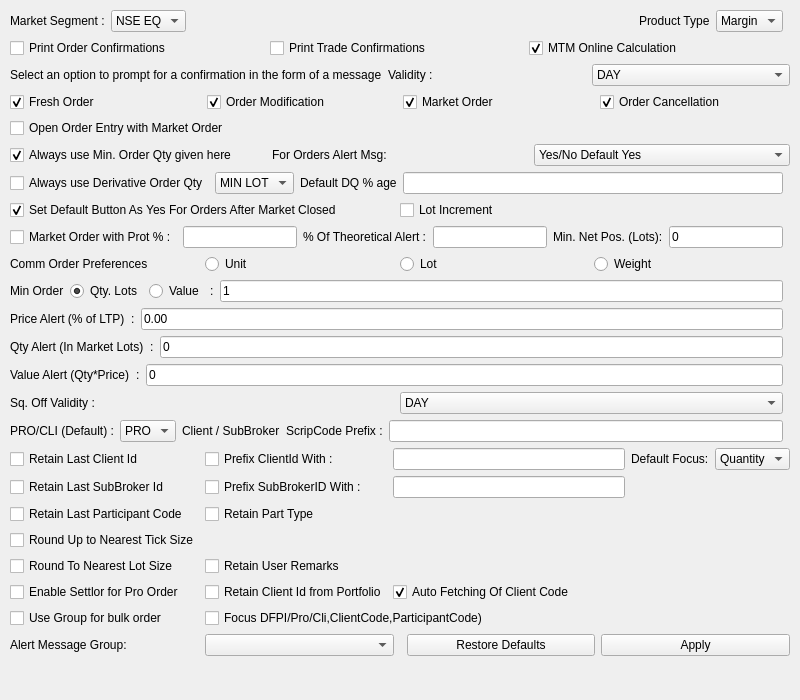
<?xml version="1.0" encoding="UTF-8"?>
<ui version="4.0">
 <class>PreferencesOrderTab</class>
 <widget class="QWidget" name="PreferencesOrderTab">
  <property name="geometry">
   <rect><x>0</x><y>0</y><width>800</width><height>700</height></rect>
  </property>
  <property name="windowTitle">
   <string>Order</string>
  </property>
  <layout class="QVBoxLayout" name="verticalLayout_order">
   <property name="spacing"><number>6</number></property>
   <property name="leftMargin"><number>10</number></property>
   <property name="topMargin"><number>10</number></property>
   <property name="rightMargin"><number>10</number></property>
   <property name="bottomMargin"><number>10</number></property>
   
   <!-- Top Row: Market Segment and Product Type -->
   <item>
    <layout class="QHBoxLayout" name="horizontalLayout_orderTop">
     <item>
      <widget class="QLabel" name="label_marketSegmentOrder">
       <property name="text"><string>Market Segment :</string></property>
      </widget>
     </item>
     <item>
      <widget class="QComboBox" name="comboBox_marketSegmentOrder">
       <item><property name="text"><string>NSE EQ</string></property></item>
       <item><property name="text"><string>NSE FO</string></property></item>
       <item><property name="text"><string>BSE EQ</string></property></item>
      </widget>
     </item>
     <item><spacer name="horizontalSpacer_order1"><property name="orientation"><enum>Qt::Horizontal</enum></property><property name="sizeHint"><size><width>40</width><height>20</height></size></property></spacer></item>
     <item>
      <widget class="QLabel" name="label_productTypeOrder">
       <property name="text"><string>Product Type</string></property>
      </widget>
     </item>
     <item>
      <widget class="QComboBox" name="comboBox_productTypeOrder">
       <item><property name="text"><string>Margin</string></property></item>
       <item><property name="text"><string>CNC</string></property></item>
       <item><property name="text"><string>MIS</string></property></item>
      </widget>
     </item>
     <item><spacer name="horizontalSpacer_order2"><property name="orientation"><enum>Qt::Horizontal</enum></property></spacer></item>
    </layout>
   </item>
   
   <!-- Print Confirmations Row -->
   <item>
    <layout class="QHBoxLayout" name="horizontalLayout_printConfirm">
     <item>
      <widget class="QCheckBox" name="checkBox_printOrderConfirm">
       <property name="text"><string>Print Order Confirmations</string></property>
      </widget>
     </item>
     <item>
      <widget class="QCheckBox" name="checkBox_printTradeConfirm">
       <property name="text"><string>Print Trade Confirmations</string></property>
      </widget>
     </item>
     <item>
      <widget class="QCheckBox" name="checkBox_mtmOnline">
       <property name="text"><string>MTM Online Calculation</string></property>
       <property name="checked"><bool>true</bool></property>
      </widget>
     </item>
     <item><spacer name="horizontalSpacer_order3"><property name="orientation"><enum>Qt::Horizontal</enum></property></spacer></item>
    </layout>
   </item>
   
   <!-- Message Prompt Section -->
   <item>
    <layout class="QHBoxLayout" name="horizontalLayout_messagePrompt">
     <item>
      <widget class="QLabel" name="label_messagePrompt">
       <property name="text"><string>Select an option to prompt for a confirmation in the form of a message</string></property>
      </widget>
     </item>
     <item>
      <widget class="QLabel" name="label_validity">
       <property name="text"><string>Validity :</string></property>
      </widget>
     </item>
     <item>
      <widget class="QComboBox" name="comboBox_validity">
       <item><property name="text"><string>DAY</string></property></item>
       <item><property name="text"><string>IOC</string></property></item>
       <item><property name="text"><string>GTD</string></property></item>
      </widget>
     </item>
    </layout>
   </item>
   
   <!-- Order Type Checkboxes -->
   <item>
    <layout class="QHBoxLayout" name="horizontalLayout_orderTypes">
     <item>
      <widget class="QCheckBox" name="checkBox_freshOrder">
       <property name="text"><string>Fresh Order</string></property>
       <property name="checked"><bool>true</bool></property>
      </widget>
     </item>
     <item>
      <widget class="QCheckBox" name="checkBox_orderModification">
       <property name="text"><string>Order Modification</string></property>
       <property name="checked"><bool>true</bool></property>
      </widget>
     </item>
     <item>
      <widget class="QCheckBox" name="checkBox_marketOrder">
       <property name="text"><string>Market Order</string></property>
       <property name="checked"><bool>true</bool></property>
      </widget>
     </item>
     <item>
      <widget class="QCheckBox" name="checkBox_orderCancellation">
       <property name="text"><string>Order Cancellation</string></property>
       <property name="checked"><bool>true</bool></property>
      </widget>
     </item>
    </layout>
   </item>
   
   <item>
    <widget class="QCheckBox" name="checkBox_openOrderEntryMarket">
     <property name="text"><string>Open Order Entry with Market Order</string></property>
    </widget>
   </item>
   
   <!-- Always use Min. Order Qty -->
   <item>
    <layout class="QHBoxLayout" name="horizontalLayout_minOrderQty">
     <item>
      <widget class="QCheckBox" name="checkBox_alwaysUseMinQty">
       <property name="text"><string>Always use Min. Order Qty given here</string></property>
       <property name="checked"><bool>true</bool></property>
      </widget>
     </item>
     <item>
      <widget class="QLabel" name="label_forOrdersAlert">
       <property name="text"><string>For Orders Alert Msg:</string></property>
      </widget>
     </item>
     <item>
      <widget class="QComboBox" name="comboBox_forOrdersAlert">
       <item><property name="text"><string>Yes/No Default Yes</string></property></item>
       <item><property name="text"><string>Yes/No Default No</string></property></item>
      </widget>
     </item>
    </layout>
   </item>
   
   <!-- Derivative Order Qty -->
   <item>
    <layout class="QHBoxLayout" name="horizontalLayout_derivativeQty">
     <item>
      <widget class="QCheckBox" name="checkBox_alwaysUseDerivativeQty">
       <property name="text"><string>Always use Derivative Order Qty</string></property>
      </widget>
     </item>
     <item>
      <widget class="QComboBox" name="comboBox_minLot">
       <item><property name="text"><string>MIN LOT</string></property></item>
      </widget>
     </item>
     <item>
      <widget class="QLabel" name="label_defaultDQ">
       <property name="text"><string>Default DQ % age</string></property>
      </widget>
     </item>
     <item>
      <widget class="QLineEdit" name="lineEdit_defaultDQ">
       <property name="maximumWidth"><number>80</number></property>
      </widget>
     </item>
     <item><spacer name="horizontalSpacer_order4"><property name="orientation"><enum>Qt::Horizontal</enum></property></spacer></item>
    </layout>
   </item>
   
   <!-- Set Default Button and Lot Increment -->
   <item>
    <layout class="QHBoxLayout" name="horizontalLayout_defaultButton">
     <item>
      <widget class="QCheckBox" name="checkBox_setDefaultYes">
       <property name="text"><string>Set Default Button As Yes For Orders After Market Closed</string></property>
       <property name="checked"><bool>true</bool></property>
      </widget>
     </item>
     <item>
      <widget class="QCheckBox" name="checkBox_lotIncrement">
       <property name="text"><string>Lot Increment</string></property>
      </widget>
     </item>
     <item><spacer name="horizontalSpacer_order5"><property name="orientation"><enum>Qt::Horizontal</enum></property></spacer></item>
    </layout>
   </item>
   
   <!-- Market Order with Prot -->
   <item>
    <layout class="QHBoxLayout" name="horizontalLayout_marketOrderProt">
     <item>
      <widget class="QCheckBox" name="checkBox_marketOrderProt">
       <property name="text"><string>Market Order with Prot % :</string></property>
      </widget>
     </item>
     <item>
      <widget class="QLineEdit" name="lineEdit_protPercent">
       <property name="maximumWidth"><number>60</number></property>
      </widget>
     </item>
     <item>
      <widget class="QLabel" name="label_theoreticalAlert">
       <property name="text"><string>% Of Theoretical Alert :</string></property>
      </widget>
     </item>
     <item>
      <widget class="QLineEdit" name="lineEdit_theoreticalAlert">
       <property name="maximumWidth"><number>60</number></property>
      </widget>
     </item>
     <item>
      <widget class="QLabel" name="label_minNetPos">
       <property name="text"><string>Min. Net Pos. (Lots):</string></property>
      </widget>
     </item>
     <item>
      <widget class="QLineEdit" name="lineEdit_minNetPos">
       <property name="text"><string>0</string></property>
       <property name="maximumWidth"><number>60</number></property>
      </widget>
     </item>
     <item><spacer name="horizontalSpacer_order6"><property name="orientation"><enum>Qt::Horizontal</enum></property></spacer></item>
    </layout>
   </item>
   
   <!-- Comm Order Preferences -->
   <item>
    <layout class="QHBoxLayout" name="horizontalLayout_commOrder">
     <item>
      <widget class="QLabel" name="label_commOrderPref">
       <property name="text"><string>Comm Order Preferences</string></property>
      </widget>
     </item>
     <item>
      <widget class="QRadioButton" name="radioButton_unit">
       <property name="text"><string>Unit</string></property>
      </widget>
     </item>
     <item>
      <widget class="QRadioButton" name="radioButton_lot">
       <property name="text"><string>Lot</string></property>
      </widget>
     </item>
     <item>
      <widget class="QRadioButton" name="radioButton_weight">
       <property name="text"><string>Weight</string></property>
      </widget>
     </item>
     <item><spacer name="horizontalSpacer_order7"><property name="orientation"><enum>Qt::Horizontal</enum></property></spacer></item>
    </layout>
   </item>
   
   <!-- Min Order -->
   <item>
    <layout class="QHBoxLayout" name="horizontalLayout_minOrder">
     <item>
      <widget class="QLabel" name="label_minOrder">
       <property name="text"><string>Min Order</string></property>
      </widget>
     </item>
     <item>
      <widget class="QRadioButton" name="radioButton_qtyLots">
       <property name="text"><string>Qty. Lots</string></property>
       <property name="checked"><bool>true</bool></property>
      </widget>
     </item>
     <item>
      <widget class="QRadioButton" name="radioButton_value">
       <property name="text"><string>Value</string></property>
      </widget>
     </item>
     <item>
      <widget class="QLabel" name="label_colon1">
       <property name="text"><string>:</string></property>
      </widget>
     </item>
     <item>
      <widget class="QLineEdit" name="lineEdit_minOrderValue">
       <property name="text"><string>1</string></property>
       <property name="maximumWidth"><number>60</number></property>
      </widget>
     </item>
     <item><spacer name="horizontalSpacer_order8"><property name="orientation"><enum>Qt::Horizontal</enum></property></spacer></item>
    </layout>
   </item>
   
   <!-- Price Alert -->
   <item>
    <layout class="QHBoxLayout" name="horizontalLayout_priceAlert">
     <item>
      <widget class="QLabel" name="label_priceAlert">
       <property name="text"><string>Price Alert (% of LTP)</string></property>
      </widget>
     </item>
     <item>
      <widget class="QLabel" name="label_colon2">
       <property name="text"><string>:</string></property>
      </widget>
     </item>
     <item>
      <widget class="QLineEdit" name="lineEdit_priceAlert">
       <property name="text"><string>0.00</string></property>
       <property name="maximumWidth"><number>80</number></property>
      </widget>
     </item>
     <item><spacer name="horizontalSpacer_order9"><property name="orientation"><enum>Qt::Horizontal</enum></property></spacer></item>
    </layout>
   </item>
   
   <!-- Qty Alert -->
   <item>
    <layout class="QHBoxLayout" name="horizontalLayout_qtyAlert">
     <item>
      <widget class="QLabel" name="label_qtyAlert">
       <property name="text"><string>Qty Alert (In Market Lots)</string></property>
      </widget>
     </item>
     <item>
      <widget class="QLabel" name="label_colon3">
       <property name="text"><string>:</string></property>
      </widget>
     </item>
     <item>
      <widget class="QLineEdit" name="lineEdit_qtyAlert">
       <property name="text"><string>0</string></property>
       <property name="maximumWidth"><number>80</number></property>
      </widget>
     </item>
     <item><spacer name="horizontalSpacer_order10"><property name="orientation"><enum>Qt::Horizontal</enum></property></spacer></item>
    </layout>
   </item>
   
   <!-- Value Alert -->
   <item>
    <layout class="QHBoxLayout" name="horizontalLayout_valueAlert">
     <item>
      <widget class="QLabel" name="label_valueAlert">
       <property name="text"><string>Value Alert (Qty*Price)</string></property>
      </widget>
     </item>
     <item>
      <widget class="QLabel" name="label_colon4">
       <property name="text"><string>:</string></property>
      </widget>
     </item>
     <item>
      <widget class="QLineEdit" name="lineEdit_valueAlert">
       <property name="text"><string>0</string></property>
       <property name="maximumWidth"><number>80</number></property>
      </widget>
     </item>
     <item><spacer name="horizontalSpacer_order11"><property name="orientation"><enum>Qt::Horizontal</enum></property></spacer></item>
    </layout>
   </item>
   
   <!-- Sq. Off Validity -->
   <item>
    <layout class="QHBoxLayout" name="horizontalLayout_sqOffValidity">
     <item>
      <widget class="QLabel" name="label_sqOffValidity">
       <property name="text"><string>Sq. Off Validity :</string></property>
      </widget>
     </item>
     <item>
      <widget class="QComboBox" name="comboBox_sqOffValidity">
       <item><property name="text"><string>DAY</string></property></item>
       <item><property name="text"><string>IOC</string></property></item>
      </widget>
     </item>
     <item><spacer name="horizontalSpacer_order12"><property name="orientation"><enum>Qt::Horizontal</enum></property></spacer></item>
    </layout>
   </item>
   
   <!-- PRO/CLI Section -->
   <item>
    <layout class="QHBoxLayout" name="horizontalLayout_proCli">
     <item>
      <widget class="QLabel" name="label_proCliDefault">
       <property name="text"><string>PRO/CLI (Default) :</string></property>
      </widget>
     </item>
     <item>
      <widget class="QComboBox" name="comboBox_proCliDefault">
       <item><property name="text"><string>PRO</string></property></item>
       <item><property name="text"><string>CLI</string></property></item>
      </widget>
     </item>
     <item>
      <widget class="QLabel" name="label_clientSubBroker">
       <property name="text"><string>Client / SubBroker</string></property>
      </widget>
     </item>
     <item>
      <widget class="QLabel" name="label_scripCodePrefix">
       <property name="text"><string>ScripCode Prefix :</string></property>
      </widget>
     </item>
     <item>
      <widget class="QLineEdit" name="lineEdit_scripCodePrefix">
       <property name="maximumWidth"><number>150</number></property>
      </widget>
     </item>
     <item><spacer name="horizontalSpacer_order13"><property name="orientation"><enum>Qt::Horizontal</enum></property></spacer></item>
    </layout>
   </item>
   
   <!-- Client Options Grid -->
   <item>
    <layout class="QGridLayout" name="gridLayout_clientOptions">
     <item row="0" column="0">
      <widget class="QCheckBox" name="checkBox_retainLastClientId">
       <property name="text"><string>Retain Last Client Id</string></property>
      </widget>
     </item>
     <item row="0" column="1">
      <widget class="QCheckBox" name="checkBox_prefixClientIdWith">
       <property name="text"><string>Prefix ClientId With :</string></property>
      </widget>
     </item>
     <item row="0" column="2">
      <widget class="QLineEdit" name="lineEdit_prefixClientId">
       <property name="maximumWidth"><number>150</number></property>
      </widget>
     </item>
     <item row="0" column="3">
       <layout class="QHBoxLayout" name="horizontalLayout_focusField">
        <item>
         <widget class="QLabel" name="label_defaultFocus">
          <property name="text"><string>Default Focus:</string></property>
         </widget>
        </item>
        <item>
         <widget class="QComboBox" name="comboBox_defaultFocus">
          <item><property name="text"><string>Quantity</string></property></item>
          <item><property name="text"><string>Price</string></property></item>
          <item><property name="text"><string>Scrip</string></property></item>
         </widget>
        </item>
       </layout>
     </item>
     <item row="1" column="0">
      <widget class="QCheckBox" name="checkBox_retainLastSubBroker">
       <property name="text"><string>Retain Last SubBroker Id</string></property>
      </widget>
     </item>
     <item row="1" column="1">
      <widget class="QCheckBox" name="checkBox_prefixSubBrokerId">
       <property name="text"><string>Prefix SubBrokerID With :</string></property>
      </widget>
     </item>
     <item row="1" column="2">
      <widget class="QLineEdit" name="lineEdit_prefixSubBroker">
       <property name="maximumWidth"><number>150</number></property>
      </widget>
     </item>
     <item row="2" column="0">
      <widget class="QCheckBox" name="checkBox_retainLastParticipant">
       <property name="text"><string>Retain Last Participant Code</string></property>
      </widget>
     </item>
     <item row="2" column="1">
      <widget class="QCheckBox" name="checkBox_retainPartType">
       <property name="text"><string>Retain Part Type</string></property>
      </widget>
     </item>
     <item row="3" column="0">
      <widget class="QCheckBox" name="checkBox_roundUpNearestTick">
       <property name="text"><string>Round Up to Nearest Tick Size</string></property>
      </widget>
     </item>
     <item row="4" column="0">
      <widget class="QCheckBox" name="checkBox_roundNearestLot">
       <property name="text"><string>Round To Nearest Lot Size</string></property>
      </widget>
     </item>
     <item row="4" column="1">
      <widget class="QCheckBox" name="checkBox_retainUserRemarks">
       <property name="text"><string>Retain User Remarks</string></property>
      </widget>
     </item>
     <item row="5" column="0">
      <widget class="QCheckBox" name="checkBox_enableSettlorProOrder">
       <property name="text"><string>Enable Settlor for Pro Order</string></property>
      </widget>
     </item>
     <item row="5" column="1">
      <widget class="QCheckBox" name="checkBox_retainClientIdPortfolio">
       <property name="text"><string>Retain Client Id from Portfolio</string></property>
      </widget>
     </item>
     <item row="5" column="2">
      <widget class="QCheckBox" name="checkBox_autoFetchingClientCode">
       <property name="text"><string>Auto Fetching Of Client Code</string></property>
       <property name="checked"><bool>true</bool></property>
      </widget>
     </item>
     <item row="6" column="0">
      <widget class="QCheckBox" name="checkBox_useGroupBulkOrder">
       <property name="text"><string>Use Group for bulk order</string></property>
      </widget>
     </item>
     <item row="6" column="1" colspan="2">
      <widget class="QCheckBox" name="checkBox_focusDPProCli">
       <property name="text"><string>Focus DFPI/Pro/Cli,ClientCode,ParticipantCode)</string></property>
      </widget>
     </item>
    </layout>
   </item>
   
   <!-- Alert Message Group and Buttons -->
   <item>
    <layout class="QHBoxLayout" name="horizontalLayout_alertGroup">
     <item>
      <widget class="QLabel" name="label_alertMessageGroup">
       <property name="text"><string>Alert Message Group:</string></property>
      </widget>
     </item>
     <item>
      <widget class="QComboBox" name="comboBox_alertMessageGroup">
       <property name="maximumWidth"><number>150</number></property>
      </widget>
     </item>
     <item><spacer name="horizontalSpacer_order14"><property name="orientation"><enum>Qt::Horizontal</enum></property></spacer></item>
     <item>
      <widget class="QPushButton" name="pushButton_restoreDefaultsOrder">
       <property name="text"><string>Restore Defaults</string></property>
      </widget>
     </item>
     <item>
      <widget class="QPushButton" name="pushButton_applyOrder">
       <property name="text"><string>Apply</string></property>
      </widget>
     </item>
    </layout>
   </item>
   
   <item>
    <spacer name="verticalSpacer_order">
     <property name="orientation"><enum>Qt::Vertical</enum></property>
     <property name="sizeHint"><size><width>20</width><height>40</height></size></property>
    </spacer>
   </item>
  </layout>
 </widget>
 <resources/>
 <connections/>
</ui>
